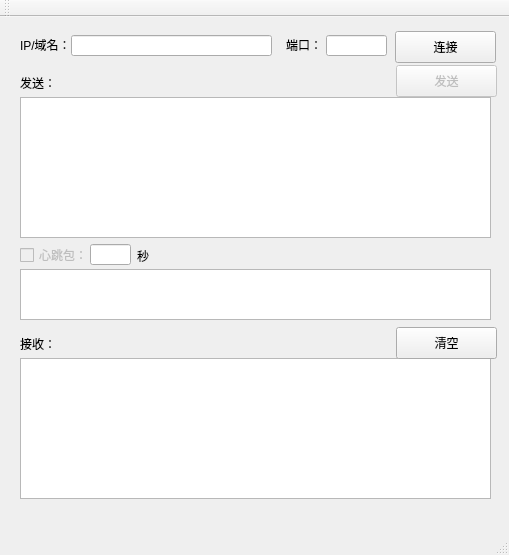
<?xml version="1.0" encoding="UTF-8"?>
<ui version="4.0">
 <class>MainWindow</class>
 <widget class="QMainWindow" name="MainWindow">
  <property name="geometry">
   <rect>
    <x>0</x>
    <y>0</y>
    <width>509</width>
    <height>555</height>
   </rect>
  </property>
  <property name="windowTitle">
   <string>MagicSocketDebugger</string>
  </property>
  <widget class="QWidget" name="centralWidget">
   <widget class="QLineEdit" name="portLineEdit">
    <property name="geometry">
     <rect>
      <x>326</x>
      <y>18</y>
      <width>61</width>
      <height>21</height>
     </rect>
    </property>
   </widget>
   <widget class="QLabel" name="label_2">
    <property name="geometry">
     <rect>
      <x>286</x>
      <y>20</y>
      <width>60</width>
      <height>16</height>
     </rect>
    </property>
    <property name="text">
     <string>端口：</string>
    </property>
   </widget>
   <widget class="QLabel" name="label_3">
    <property name="geometry">
     <rect>
      <x>20</x>
      <y>58</y>
      <width>60</width>
      <height>16</height>
     </rect>
    </property>
    <property name="text">
     <string>发送：</string>
    </property>
   </widget>
   <widget class="QLineEdit" name="urlLineEdit">
    <property name="geometry">
     <rect>
      <x>71</x>
      <y>18</y>
      <width>201</width>
      <height>21</height>
     </rect>
    </property>
   </widget>
   <widget class="QTextEdit" name="sendEdit">
    <property name="geometry">
     <rect>
      <x>20</x>
      <y>80</y>
      <width>471</width>
      <height>141</height>
     </rect>
    </property>
   </widget>
   <widget class="QPushButton" name="sendButton">
    <property name="enabled">
     <bool>false</bool>
    </property>
    <property name="geometry">
     <rect>
      <x>396</x>
      <y>48</y>
      <width>101</width>
      <height>32</height>
     </rect>
    </property>
    <property name="text">
     <string>发送</string>
    </property>
   </widget>
   <widget class="QPushButton" name="connectButton">
    <property name="geometry">
     <rect>
      <x>395</x>
      <y>14</y>
      <width>101</width>
      <height>32</height>
     </rect>
    </property>
    <property name="text">
     <string>连接</string>
    </property>
   </widget>
   <widget class="QLabel" name="label_4">
    <property name="geometry">
     <rect>
      <x>20</x>
      <y>319</y>
      <width>60</width>
      <height>16</height>
     </rect>
    </property>
    <property name="text">
     <string>接收：</string>
    </property>
   </widget>
   <widget class="QLabel" name="label">
    <property name="geometry">
     <rect>
      <x>20</x>
      <y>20</y>
      <width>60</width>
      <height>16</height>
     </rect>
    </property>
    <property name="text">
     <string>IP/域名：</string>
    </property>
   </widget>
   <widget class="QTextEdit" name="receiveEdit">
    <property name="geometry">
     <rect>
      <x>20</x>
      <y>341</y>
      <width>471</width>
      <height>141</height>
     </rect>
    </property>
    <property name="readOnly">
     <bool>true</bool>
    </property>
   </widget>
   <widget class="QPushButton" name="receiveClearButton">
    <property name="enabled">
     <bool>true</bool>
    </property>
    <property name="geometry">
     <rect>
      <x>396</x>
      <y>310</y>
      <width>101</width>
      <height>32</height>
     </rect>
    </property>
    <property name="text">
     <string>清空</string>
    </property>
   </widget>
   <widget class="QTextEdit" name="pingDataEdit">
    <property name="enabled">
     <bool>true</bool>
    </property>
    <property name="geometry">
     <rect>
      <x>20</x>
      <y>252</y>
      <width>471</width>
      <height>51</height>
     </rect>
    </property>
   </widget>
   <widget class="QCheckBox" name="pingCheckBox">
    <property name="enabled">
     <bool>false</bool>
    </property>
    <property name="geometry">
     <rect>
      <x>20</x>
      <y>228</y>
      <width>87</width>
      <height>20</height>
     </rect>
    </property>
    <property name="text">
     <string>心跳包：</string>
    </property>
   </widget>
   <widget class="QLineEdit" name="pingIntervalEdit">
    <property name="enabled">
     <bool>true</bool>
    </property>
    <property name="geometry">
     <rect>
      <x>90</x>
      <y>227</y>
      <width>41</width>
      <height>21</height>
     </rect>
    </property>
   </widget>
   <widget class="QLabel" name="label_5">
    <property name="geometry">
     <rect>
      <x>137</x>
      <y>231</y>
      <width>16</width>
      <height>16</height>
     </rect>
    </property>
    <property name="text">
     <string>秒</string>
    </property>
   </widget>
  </widget>
  <widget class="QMenuBar" name="menuBar">
   <property name="geometry">
    <rect>
     <x>0</x>
     <y>0</y>
     <width>509</width>
     <height>22</height>
    </rect>
   </property>
  </widget>
  <widget class="QToolBar" name="mainToolBar">
   <attribute name="toolBarArea">
    <enum>TopToolBarArea</enum>
   </attribute>
   <attribute name="toolBarBreak">
    <bool>false</bool>
   </attribute>
  </widget>
  <widget class="QStatusBar" name="statusBar"/>
 </widget>
 <layoutdefault spacing="6" margin="11"/>
 <resources/>
 <connections/>
</ui>
